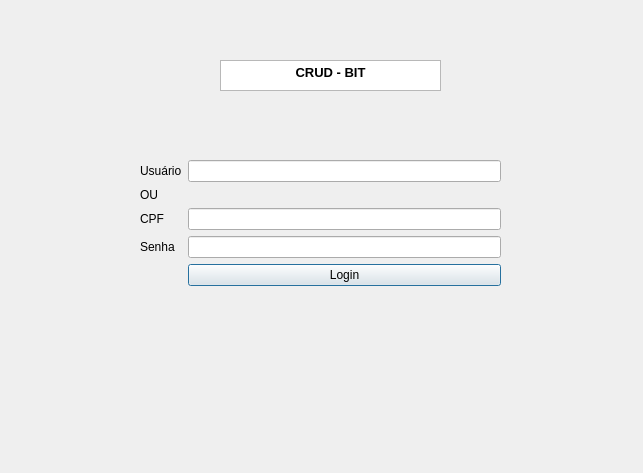
<?xml version="1.0" encoding="UTF-8"?>
<ui version="4.0">
 <class>SearchUserWindow</class>
 <widget class="QDialog" name="SearchUserWindow">
  <property name="geometry">
   <rect>
    <x>0</x>
    <y>0</y>
    <width>643</width>
    <height>473</height>
   </rect>
  </property>
  <property name="windowTitle">
   <string>Login</string>
  </property>
  <widget class="QWidget" name="formLayoutWidget">
   <property name="geometry">
    <rect>
     <x>140</x>
     <y>160</y>
     <width>361</width>
     <height>186</height>
    </rect>
   </property>
   <layout class="QFormLayout" name="formLayout">
    <item row="0" column="0">
     <widget class="QLabel" name="nickame_label">
      <property name="text">
       <string>Usuário</string>
      </property>
     </widget>
    </item>
    <item row="0" column="1">
     <widget class="QLineEdit" name="nickname_txt">
      <property name="text">
       <string/>
      </property>
     </widget>
    </item>
    <item row="1" column="0">
     <widget class="QLabel" name="label_2">
      <property name="text">
       <string>OU</string>
      </property>
     </widget>
    </item>
    <item row="2" column="0">
     <widget class="QLabel" name="cpf_label">
      <property name="text">
       <string>CPF</string>
      </property>
     </widget>
    </item>
    <item row="2" column="1">
     <widget class="QLineEdit" name="cpf_txt">
      <property name="text">
       <string/>
      </property>
     </widget>
    </item>
    <item row="3" column="0">
     <widget class="QLabel" name="label">
      <property name="text">
       <string>Senha</string>
      </property>
     </widget>
    </item>
    <item row="3" column="1">
     <widget class="QLineEdit" name="senha_txt">
      <property name="echoMode">
       <enum>QLineEdit::Password</enum>
      </property>
     </widget>
    </item>
    <item row="4" column="1">
     <widget class="QPushButton" name="seach_btn">
      <property name="text">
       <string>Login</string>
      </property>
     </widget>
    </item>
    <item row="5" column="1">
     <widget class="QLabel" name="output_label">
      <property name="text">
       <string/>
      </property>
     </widget>
    </item>
   </layout>
  </widget>
  <widget class="QTextBrowser" name="textBrowser">
   <property name="geometry">
    <rect>
     <x>220</x>
     <y>60</y>
     <width>221</width>
     <height>31</height>
    </rect>
   </property>
   <property name="html">
    <string>&lt;!DOCTYPE HTML PUBLIC &quot;-//W3C//DTD HTML 4.0//EN&quot; &quot;http://www.w3.org/TR/REC-html40/strict.dtd&quot;&gt;
&lt;html&gt;&lt;head&gt;&lt;meta name=&quot;qrichtext&quot; content=&quot;1&quot; /&gt;&lt;meta charset=&quot;utf-8&quot; /&gt;&lt;style type=&quot;text/css&quot;&gt;
p, li { white-space: pre-wrap; }
&lt;/style&gt;&lt;/head&gt;&lt;body style=&quot; font-family:'Fira Sans Semi-Light'; font-size:10pt; font-weight:400; font-style:normal;&quot;&gt;
&lt;p align=&quot;center&quot; style=&quot; margin-top:0px; margin-bottom:0px; margin-left:0px; margin-right:0px; -qt-block-indent:0; text-indent:0px;&quot;&gt;&lt;span style=&quot; font-weight:700;&quot;&gt;CRUD - BIT&lt;/span&gt;&lt;/p&gt;&lt;/body&gt;&lt;/html&gt;</string>
   </property>
  </widget>
 </widget>
 <resources/>
 <connections/>
</ui>
